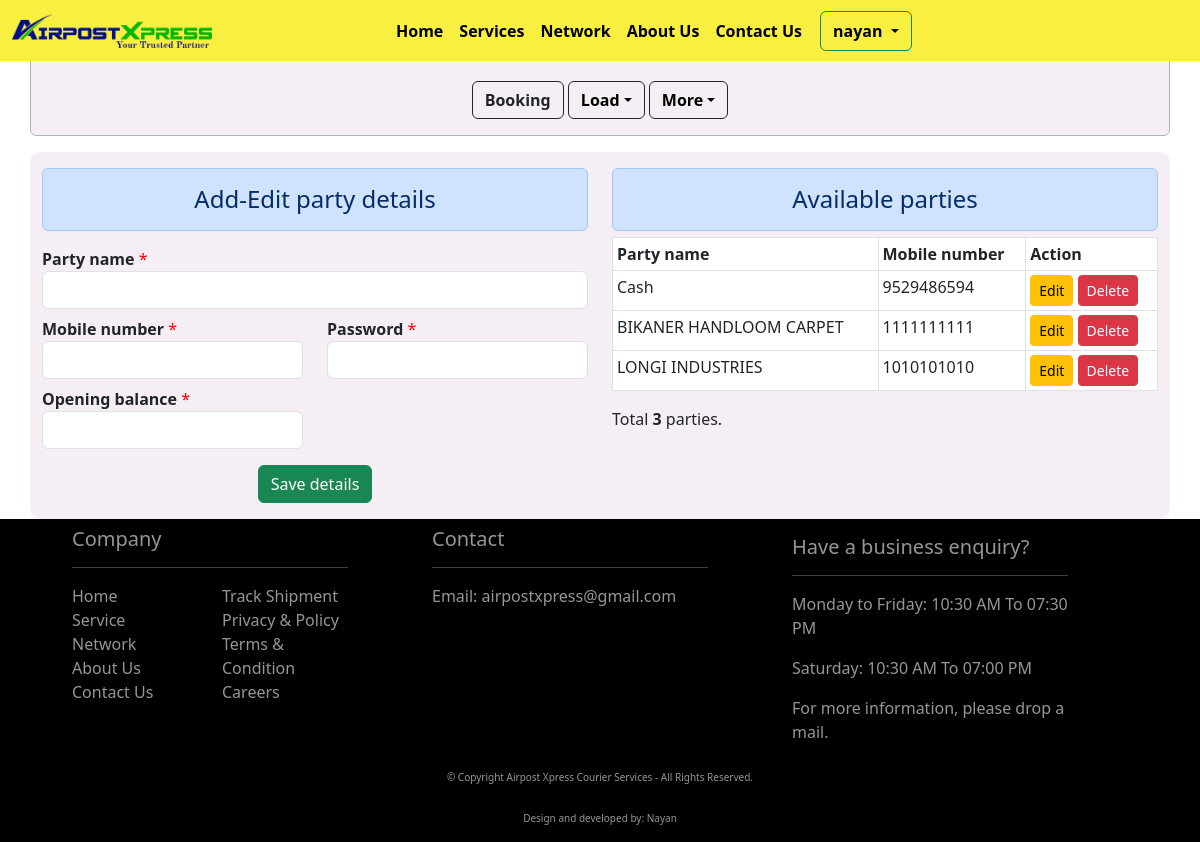
/part_master (signed in), run on the app's committed database.
### api/models.py (models this page shows, shortened)
class PartyAccounts(models.Model):
    party_name = models.CharField(max_length=256, null=True, blank=False)
    mobile_number = models.CharField(max_length=25, null=True, blank=False)
    password = models.CharField(max_length=16, null=True, blank=False)
    user = models.ForeignKey(User, on_delete=models.CASCADE, null=True, blank=False)
    opening_balance = models.FloatField(blank=True, null=True, default=0.0)
    class Meta:
        verbose_name_plural = "Party master"

### api/views.py (the view)
# urls.py: path(r"part_master", part_master, name="part_master"),
@login_required(login_url="login_auth")
def part_master(request):
    parties = PartyAccounts.objects.filter(user=request.user)
    total_parties = len(parties)
    context = {"parties": parties, "total_parties": total_parties}
    return render(request, "party_master.html", context)

### api/templates/party_master.html (shortened to what this page needs)
{% extends 'base.html' %}{% load static %}{% block title %}Party master {% endblock title %}{% block content %}
<div class="container back_color">
    <div class="row">
        <div class="col-md-6 mt-3 border-dark">
            <h4 class="alert alert-primary text-center">Add-Edit party details</h4>
            <form action="{% url 'save_parties' %}" method="post">
                <label for="party"><b>Party name</b>
                    <span class="red_color">*</span>
                </label>
                <input type="text" id="party_name" name="party_name" class="form-control" required autofocus>
                <div class="row">
                    <div class="col-md-6 mt-2">
                        <label for="mobile_number"><b>Mobile number</b>
                            <span class="red_color">*</span>
                        </label>
                        <input type="text" id="mobile_number" name="mobile_number" class="form-control" required/>
                    </div>
                    <div class="col-md-6 mt-2">
                        <label for="password"><b>Password</b>
                            <span class="red_color">*</span>
                        </label>
                        <input type="text" id="password" name="password" class="form-control" required/>
                    </div>
                </div>
                <div class="row">
                    <div class="col-md-6 mt-2">
                        <label for="opening_balance"><b>Opening balance</b>
                            <span class="red_color">*</span>
                        </label>
                        <input type="number" id="opening_balance" name="opening_balance" class="form-control" required />
                    </div>
                </div>
                <div class="row">
                    <div class="col-12 text-center mt-3 mb-3">
                        <button type="submit" class="btn btn-success">Save details</button>
                    </div>
                </div>
            </form>
        </div>
        <div class="col-md-6 mt-3">
            <h4 class="alert alert-primary text-center" tabindex="0">Available parties</h4>
            <div class="table-responsive">
                <table class="table table-hover table-bordered table-sm booked_data">
                    <thead>
                        <tr>
                            <th scope="col">Party name</th>
                            <th scope="col">Mobile number</th>
                            <th scope="col">Action</th>
                        </tr>
                    </thead>
                    <tbody id="tbody">
                        {% for party in parties %}
                        <tr>
                            <td>{{ party.party_name }}</td>
                            <td>{{ party.mobile_number }}</td>
                            <td>
                                <input type="button" class="btn btn-warning btn-sm edit-btn" id="edit_party" value="Edit" data-sid="{{ party.id }}">
                                <input type="button" class="btn btn-danger btn-sm del-btn" id="delete_party" value="Delete" data-sid="{{ party.id }}">
                            </td>
                        </tr>
                        {% endfor %}
                    </tbody>
                </table>
            </div>
            <div class="text-start">
                <p id="total_parties">Total <b>{{ total_parties }}</b> parties.</p>
            </div>
        </div>
    </div>
</div>
{% include 'party_ajax.html' %} {% endblock content %}

### api/templates/base.html (shortened to what this page needs)
<!DOCTYPE html>
<html lang="en">
<head>
    <meta name="viewport" content="width=device-width, initial-scale=1.0"> {% load static %}
    <link rel="stylesheet" href="{% static 'css\\index.css' %}">
    <link rel="stylesheet" href="{% static 'css\\tracking.css' %}">
    <link rel="stylesheet" href="{% static 'css\\dashboard.css' %}">
    <link href="https://cdn.jsdelivr.net/npm/bootstrap@5.3.0-alpha1/dist/css/bootstrap.min.css" rel="stylesheet">
    <link rel="stylesheet" href="https://cdnjs.cloudflare.com/ajax/libs/bootstrap-datepicker/1.9.0/css/bootstrap-datepicker.min.css" />
    <link rel="stylesheet" href="https://cdn.jsdelivr.net/npm/bootstrap-icons@1.10.3/font/bootstrap-icons.css">
</head>
<body>
    <nav class="navbar navbar-expand-lg navbar-default nav_color_spec fixed-top">
        <div class="container-fluid">
            <a class="navbar-brand" href="{% url 'home' %}">
                <img src="{% static 'img/airpost_logo.png' %}" alt="Airpost Xpress" class="img-fluid" id="nav_img">
            </a>
            <div class="collapse navbar-collapse" id="navbarSupportedContent">
                <div class="menu_btn">
                    <ul class="navbar-nav me-auto mb-2 mb-lg-0">
                        <li class="nav-item">
                            <a class="nav-link active hover-underline-animation" aria-current="page" href="{% url 'home' %}">Home</a>
                        </li>
                        <li class="nav-item">
                            <a class="nav-link hover-underline-animation" aria-current="page" href="{% url 'services' %}">Services</a>
                        </li>
                        <li class="nav-item">
                            <a class="nav-link hover-underline-animation" aria-current="page" href="{% url 'network' %}">Network</a>
                        </li>
                        <li class="nav-item">
                            <a class="nav-link hover-underline-animation" aria-current="page" href="{% url 'about_us' %}">About Us</a>
                        </li>
                        <li class="nav-item">
                            <a class="nav-link hover-underline-animation" aria-current="page" href="{% url 'ContactUS' %}">Contact Us</a>
                        </li>
                        {% if user.is_authenticated %}
                        <div class="btn-group">
                            <button type="button" class="btn btn-outline-success dropdown-toggle nav_login_btn" data-bs-toggle="dropdown" aria-expanded="false">
                                {{ user.username }}
                            </button>
                        </div>
                        {% else %}
                        <li class="nav-item">
                            <a class="btn btn-outline-success nav_login_btn" aria-current="page" href="{% url 'login_auth' %}">Login</a>
                        </li>
                        {% endif %}
                    </ul>
                </div>
            </div>
        </div>
    </nav>
    {% if user.is_authenticated %}
    <div class="container mt-5 alert alert-dark back_color">
        <div class="row justify-content-center">
            <div class="col-md-6 text-center">
                <a href="{% url 'booking_dashboard' %}" class="text-decoration-none btn btn-outline-dark mt-3"><b>Booking</b></a>
                <div class="btn-group">
                    <button type="button" class="btn btn-outline-dark mt-3 dropdown-toggle nav_login_btn mx-0" data-bs-toggle="dropdown" aria-expanded="false">Load</button>
                </div>
                <div class="btn-group">
                    <button type="button" class="btn btn-outline-dark mt-3 dropdown-toggle nav_login_btn mx-0" data-bs-toggle="dropdown" aria-expanded="false">More</button>
                </div>
            </div>
        </div>
    </div>
    {% endif %}
    {% block content %} {% endblock content %}
    <div class="container-fluid bg-black">
        <div class="row justify-content-evenly">
            <div class="col-md-3 mb-5">
                <h5 class="link-text-decor pt-2">Company</h5>
                <hr class="bold-lines">
                <div class="row">
                    <div class="col-6">
                        <a href="{% url 'home' %}" class="link-text-decor mt-5">Home</a><br>
                        <a href="{% url 'services' %}" class="link-text-decor mt-5">Service</a><br>
                        <a href="{% url 'network' %}" class="link-text-decor mt-5">Network</a><br>
                        <a href="{% url 'about_us' %}" class="link-text-decor">About Us</a><br>
                        <a href="{% url 'ContactUS' %}" class="link-text-decor">Contact Us</a><br>
                    </div>
                    <div class="col-6">
                        <a href="tracking" class="link-text-decor">Track Shipment</a><br>
                        <a href="" class="link-text-decor">Privacy & Policy</a><br>
                        <a href="" class="link-text-decor">Terms & Condition</a><br>
                        <a href="" class="link-text-decor">Careers</a><br>
                    </div>
                </div>
            </div>
            <div class="col-md-3">
                <h5 class="link-text-decor pt-2">Contact</h5>
                <hr class="bold-lines">
                <a href="mailto:airpostxpress@gmail.com" class="link-text-decor">Email: airpostxpress@gmail.com</a>
            </div>
            <div class="col-md-3">
                <h5 class="link-text-decor pt-3">Have a business enquiry?</h5>
                <hr class="bold-lines">
                <p class="link-text-decor">Monday to Friday: 10:30 AM To 07:30 PM</p>
                <p class="link-text-decor">Saturday: 10:30 AM To 07:00 PM</p>
                <p class="link-text-decor">For more information, please drop a mail.</p>
            </div>
            <br>
            <p class="link-text-decor text-center sm_in_sm">&#169; Copyright {{ today_date }} Airpost Xpress Courier Services - All Rights Reserved.</p>
            <p class="link-text-decor text-center sm_in_sm">Design and developed by: Nayan</p>
        </div>
    </div>
</body>
</html>

### api/static/css/index.css (style rules this page uses)
#nav_img { width: 200px; }
.menu_btn { padding-left: 160px; font-weight: bold; }
.nav_login_btn { color: black !important; font-weight: bold !important; margin-left: 10px !important; }
.hover-underline-animation { display: inline-block; position: relative; color: #000000 !important; }
.hover-underline-animation:after { content: ''; position: absolute; width: 100%; transform: scaleX(0); height: 2px; bottom: 0; left: 0; background-color: #07c627; transform-origin: bottom right; transition: transform 0.25s ease-out; }
.bold-lines { font-weight: bolder; color: white; }
.link-text-decor { text-decoration: none; color: rgb(154, 148, 148); }
.nav_color_spec { background: rgb(248, 239, 64); }
@media screen and (max-width: 1200px) { .sm_in_sm { padding-top: 10px; font-size: 10px; } }

### api/static/css/dashboard.css (style rules this page uses)
.table-responsive { margin-top: -10px; max-height: 450px !important; }
.back_color { background-color: rgba(240, 230, 240, 0.628) !important; border-radius: 10px; }
.red_color { color: red !important; }

### data on the page
PartyAccounts: party_name "Cash", mobile_number "9529486594"
PartyAccounts: party_name "BIKANER HANDLOOM CARPET", mobile_number "1111111111"
PartyAccounts: party_name "LONGI INDUSTRIES", mobile_number "1010101010"

### other printed values
{{ user.username }} "nayan"
{{ total_parties }} "3"
